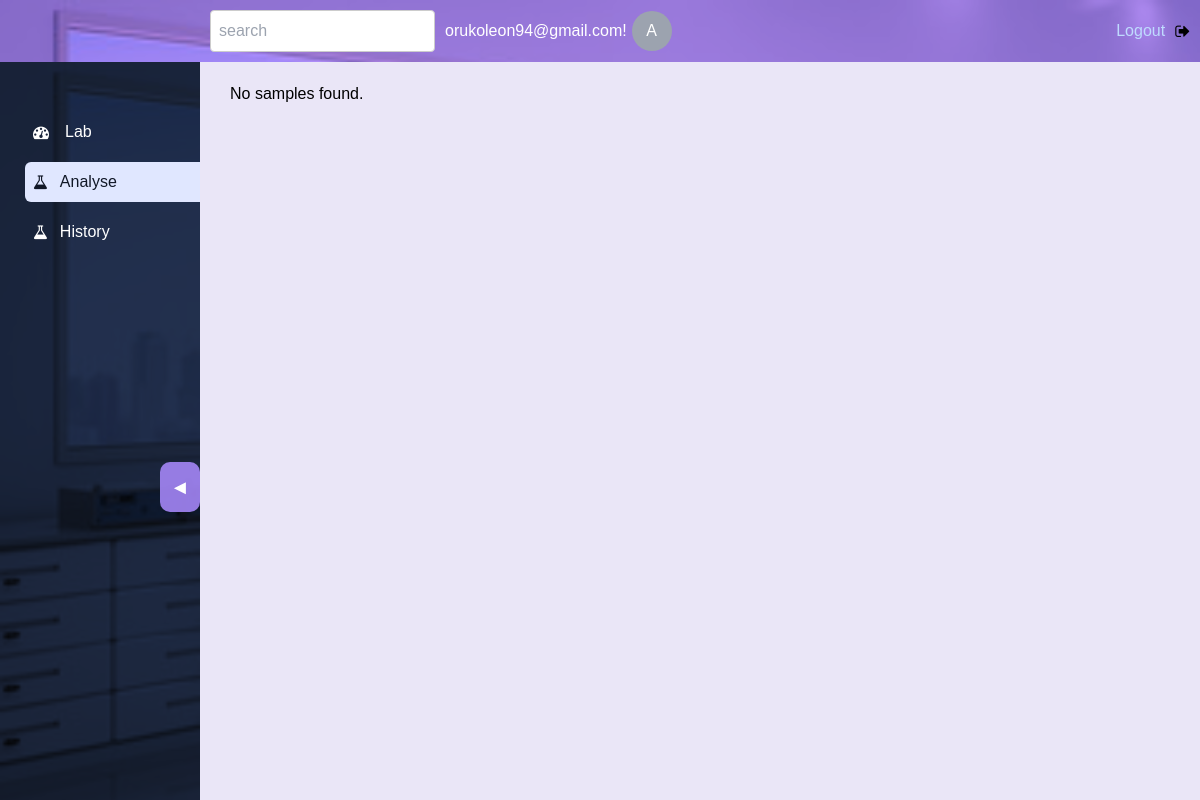
Page /analyse/analyse/ (signed in) on the earlier database version.
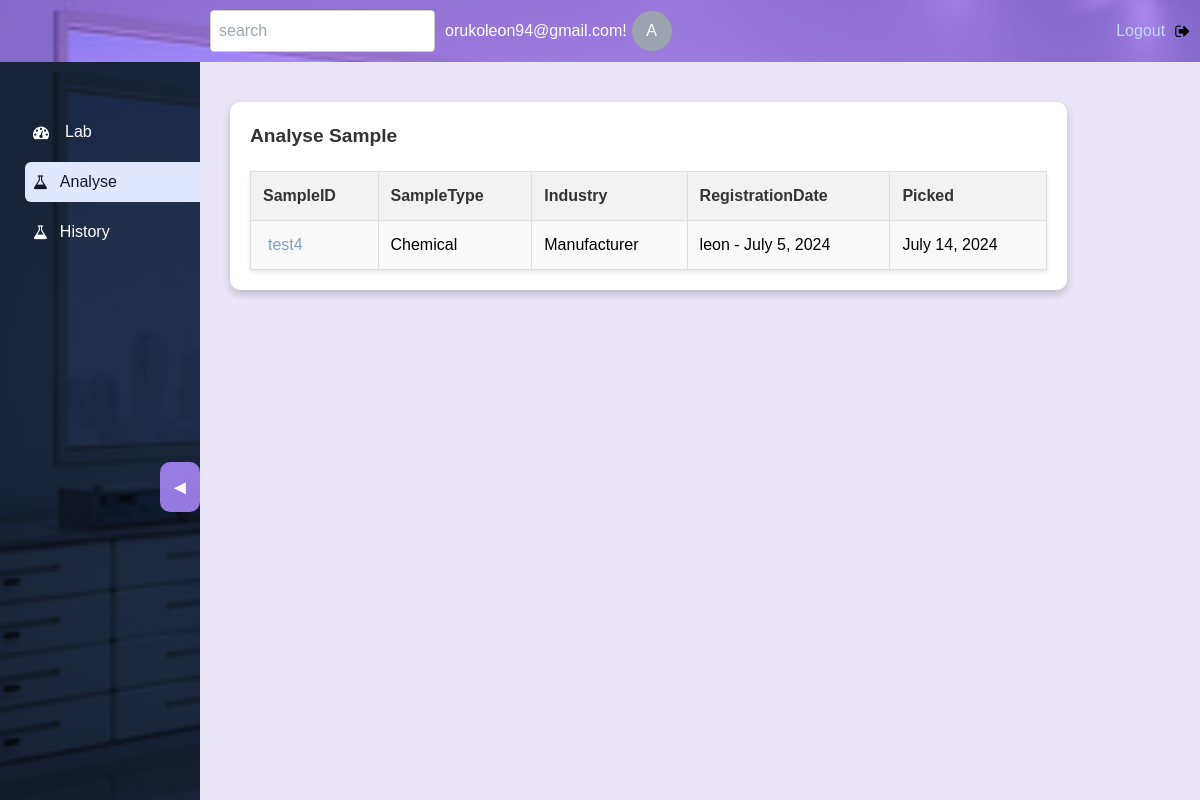
Same page on the later database version.
### core/models.py (models this page shows, shortened)
class Sample(models.Model):
    REGISTRATION = 'registration'
    ANALYST_TASK = 'analysis'
    AGRONOMIST_TASK = 'recommendation'
    LAB_MANAGER_TASK = 'processing'
    COMPLETE='complete'
    STAGE_CHOICES = [
        (REGISTRATION, 'Registration stage'),
        (ANALYST_TASK, 'Analysis stage'),
        (AGRONOMIST_TASK, 'Recommendation stage'),
        (LAB_MANAGER_TASK, 'Processing stage'),
        (COMPLETE,'Complete')
    ]
    CHEMICAL='Chemical'
    MICROBIO='Microbiology'
    FULL='Full'
    TEST_CHOICES=[
        (CHEMICAL,'Chemical Analysis'),
        (MICROBIO,'Microbiology'),
        (FULL,'Full analysis')
    ]
    sample_id = models.CharField(max_length=20, unique=True)
    sample_name = models.CharField(max_length=100)
    test_id = models.CharField(max_length=100,choices=TEST_CHOICES,default=CHEMICAL)
    customer = models.ForeignKey(Clients,on_delete=models.SET_NULL,null=True)
    date_of_registration = models.DateField(default=timezone.now)
    registered_by = models.ForeignKey(settings.AUTH_USER_MODEL, on_delete=models.CASCADE)
    stage = models.CharField(max_length=20, choices=STAGE_CHOICES, default=REGISTRATION)

class Clients(models.Model):
    name=models.CharField(max_length=150)
    contact=models.CharField(max_length=150)
    email=models.EmailField()
    industry=models.ForeignKey(Industry,on_delete=models.SET_NULL,null=True)
    class Meta:
        ordering = ['name']

class Industry(models.Model):
    Industry_id=models.IntegerField(auto_created=True)
    Industry_type=models.CharField(max_length=150)
    parameters = models.ManyToManyField(Parameter, related_name='industries')
    class Meta:
        ordering = ['Industry_type']
    def __str__(self):
        return self.Industry_type

class CustomUsers(AbstractUser):
    ADMIN = 'Admin'
    ANALYST = 'Analyst'
    AGRONOMIST = 'Agronomist'
    LAB_MANAGER = 'Lab Manager'
    POSTS = [
        (ADMIN, 'Admin'),
        (ANALYST, 'Analyst'),
        (AGRONOMIST, 'Agronomist'),
        (LAB_MANAGER, 'Lab Manager')
    ]
    email = models.EmailField(unique=True)
    post = models.CharField(max_length=20, choices=POSTS, default=ANALYST)
    date_joined = models.DateTimeField(default=timezone.now)
    is_superuser = models.BooleanField(default=False)
    username = models.CharField(max_length=150,unique=True)
    USERNAME_FIELD = "email"
    REQUIRED_FIELDS = ["username","first_name", "last_name"]
    objects = CustomUserManager()
    class Meta:
        verbose_name = "User"
        verbose_name_plural = "Users"
        permissions = [
            ('admin', 'Can access admin features'),
            ('analyst', 'Can access analyst features'),
            ('agronomist', 'Can access agronomist features'),
            ('labmanager', 'Can access lab manager features'),
        ]
    groups = models.ManyToManyField(
        'auth.Group',
        verbose_name='groups',
        blank=True,
        related_name='custom_user_groups',
        related_query_name='custom_user_group',
    )
    user_permissions = models.ManyToManyField(
        'auth.Permission',
        verbose_name='user permissions',
        blank=True,
        related_name='custom_user_permissions',
        related_query_name='custom_user_permission',
    )

class AnalystTask(models.Model):
    sample = models.OneToOneField(Sample, on_delete=models.CASCADE)
    status = models.CharField(max_length=20, choices=[('Incomplete', 'Incomplete'), ('Complete', 'Complete')])
    analysis = models.TextField(blank=True, null=True)
    analysis_date = models.DateField(blank=True, null=True)
    analyzed_by = models.ForeignKey(settings.AUTH_USER_MODEL, on_delete=models.CASCADE, related_name='analyst_tasks')
    picked=models.DateField(auto_now_add=True)

### analysis/views.py (the view)
# urls.py: path('analyse/', views.picked_samples, name='analyse'),
@login_required
@role_required([CustomUsers.ANALYST,CustomUsers.LAB_MANAGER])
def picked_samples(request):
    samples = Sample.objects.filter(stage='analysis')
    return render(request, 'analysis/picked_samples.html', {'samples': samples})

### core/decorator.py (called while the page is built)
def role_required(roles):
    def decorator(view_func):
        @wraps(view_func)
        def _wrapped_view(request, *args, **kwargs):
            user = request.user
            if user.is_authenticated and hasattr(user, 'post'):
                user_role = user.post
                if user_role in roles:
                    return view_func(request, *args, **kwargs)
            return HttpResponseForbidden("You don't have permission to access this page.")
        return _wrapped_view
    return decorator

### analysis/templates/analysis/picked_samples.html (shortened to what this page needs)
{% extends 'analysis/base.html' %}
{% block content %}
{% load static %}
<!DOCTYPE html>
<html lang="en">
<head>
</head>
<body>
{% if samples %}
<div class="table-container">
  <H1 class="h1">
    Analyse Sample
  </H1>
  <table>
    <tr>
      <th>SampleID</th>
      <th>SampleType</th>
      <th>Industry</th>
      <th>RegistrationDate</th>
      <th>Picked</th>
    </tr>
    {% for sample in samples %}
      <tr>
          <td><a href="{% url 'analysis:analyse_task' sample_id=sample.sample_id|urlencode %}">{{ sample.sample_id }}</a></td>
          <td>{{ sample.test_id }}</td>
          <td>{{ sample.customer.industry }}</td>
          <td>{{ sample.registered_by.username }} - {{ sample.date_of_registration }}</td>
          <td>{{ sample.analysttask.picked }}</td>
      </tr>
    {% endfor %}
  </table>
</div>
  {% else %}
  <p>No samples found.</p>
  {% endif %}
</body>
</html>
{% endblock %}

Differences in the rows shown:
added Sample: sample_id "test4", test_id "Chemical", customer.industry "Manufacturer", registered_by.username "leon", date_of_registration "July 5, 2024", analysttask.picked "July 14, 2024"
Other differences:
text no longer shown: "No samples found."
text now shown: "Analyse Sample SampleID SampleType Industry RegistrationDate Picked"
